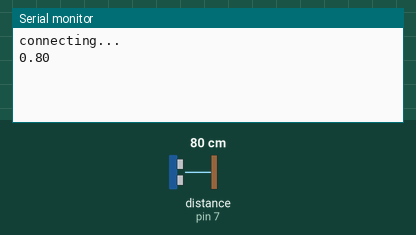
This sketch was run on a simulated Arduino Uno, built for the host (arithmetic inside an expression is 32-bit, double 64-bit). Shown: the last lines printed to the serial monitor. Wiring (inferred from the names in the program): ultrasonic range finder: trigger pin 7; echo pin 7. Inputs (shaded band) come from the test bench; at power-on: distance to the obstacle (sensor on pin 7) 80 cm. The echo pulse lasts 58.3 µs per cm; WiFi joins after 1.5 s; servers stay silent unless stated; uploads are accepted with an empty reply.

Above: at 3.7 s.
3.8 s: distance to the obstacle (sensor on pin 7) set to 2 cm
At 3.92 s:
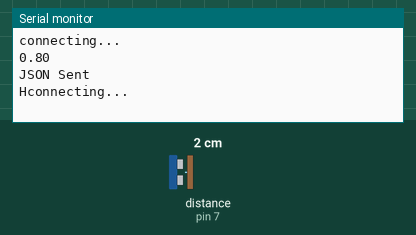
5.5 s: distance to the obstacle (sensor on pin 7) set to 4 cm
At 7.0 s:
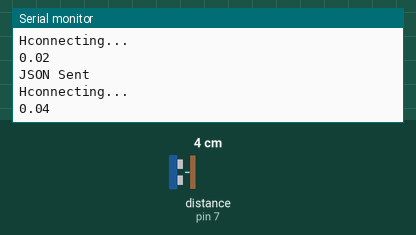
Timing chart, 0 to 8.5 s (numbered marks = the images above; inputs shaded):
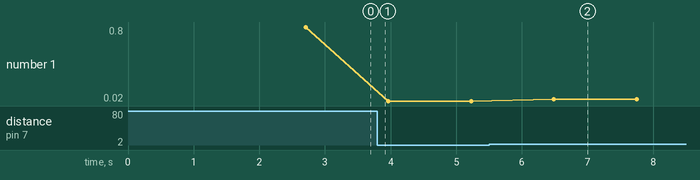

The sketch:

Foam.ino
```cpp
#include <SPI.h>
#include <Ethernet.h>
#include <ArduinoJson.h>

const int pingPin = 7;
const int bufferSize = 160;

// Enter a MAC address and IP address for your controller below.
byte mac[] = {
  0x90, 0xA2, 0XDA, 0x00, 0x45, 0xBA
};

// The IP address will be dependent on your local network:
IPAddress ip(192, 168, 1, 170);

// Enter the IP address of the server you're connecting to:
//IPAddress server(192, 168, 1, 254);
IPAddress server(130, 206, 116, 221);

// Initialize the Ethernet client library
EthernetClient client;

JsonObject& createJsonObject(float value){
  StaticJsonBuffer<500> jsonBuffer;

  JsonObject&  contextElement = jsonBuffer.createObject();
  contextElement["type"] = "Room";
  contextElement["isPattern"] = "false";
  contextElement["id"] = "Room1";
  JsonArray& attributes = contextElement.createNestedArray("attributes");

  JsonObject& attribute = jsonBuffer.createObject();
  attribute["name"] = "distance";
  attribute["type"] = "float";
  attribute["value"].set(value,4);
  //
  attributes.add(attribute);

  JsonObject& root = jsonBuffer.createObject();
  root["updateAction"]="APPEND";
  JsonArray& contextElements = root.createNestedArray("contextElements");
  contextElements.add(contextElement);

  return root;
}

float readSensor(){
  float cm;
  // The PING))) is triggered by a HIGH pulse of 2 or more microseconds.
  // Give a short LOW pulse beforehand to ensure a clean HIGH pulse:
  pinMode(pingPin, OUTPUT);
  digitalWrite(pingPin, LOW);
  delayMicroseconds(2);
  digitalWrite(pingPin, HIGH);
  delayMicroseconds(5);
  digitalWrite(pingPin, LOW);

  // The same pin is used to read the signal from the PING))): a HIGH
  // pulse whose duration is the time (in microseconds) from the sending
  // of the ping to the reception of its echo off of an object.
  pinMode(pingPin, INPUT);

  float distance = pulseIn(pingPin, HIGH);

  return microsecondsToCentimeters(distance);
}

float microsecondsToCentimeters(float microseconds)
{
  // The speed of sound is 340 m/s or 29 microseconds per centimeter.
  // The ping travels out and back, so to find the distance of the
  // object we take half of the distance travelled.
  return (microseconds / 29 / 2) / 100;
}

void setup() {

  // Open serial communications and wait for port to open:
  Serial.begin(9600);

  // start the Ethernet connection:
  if (Ethernet.begin(mac) == 0) {
    Serial.println("Failed to configure Ethernet using DHCP");
    // no point in carrying on, so do nothing forevermore:
    // try to congifure using IP address instead of DHCP:
    Ethernet.begin(mac, ip);
  }

  // give the Ethernet shield a second to initialize:
  delay(1000);
}

void loop()
{
  // if there are incoming bytes available
  // from the server, read them and print them:
  Serial.println("connecting...");
  if (client.connect(server, 1026)) {
    //
      float value = readSensor();
      Serial.println(value);
      delay(1000);
      JsonObject& data = createJsonObject(value);
      client.println("POST /v1/updateContext HTTP/1.1");
      client.println("Host: 192.168.1.254:1026");
      client.println("User-Agent: Arduino/1.1");
      client.println("Connection: close");
      client.println("Accept: application/json;");
      client.println("Content-Type: application/json;");
      client.print("Content-Length: ");
      client.println(bufferSize);
      client.println();
      data.printTo(client);
      client.println();
      Serial.println("JSON Sent");

      if (client.available()) {
        char c = client.read();
        Serial.print(c);
      }
      client.stop();
  }
}
```

Measured:
- after the input at 5.5 s, the serial monitor: prints a new line after 0.99 s (image 2)
- plotted number 1: 0.8 → 0.02 after the input at 3.8 s, 0.02 → 0.04 after the input at 5.5 s
